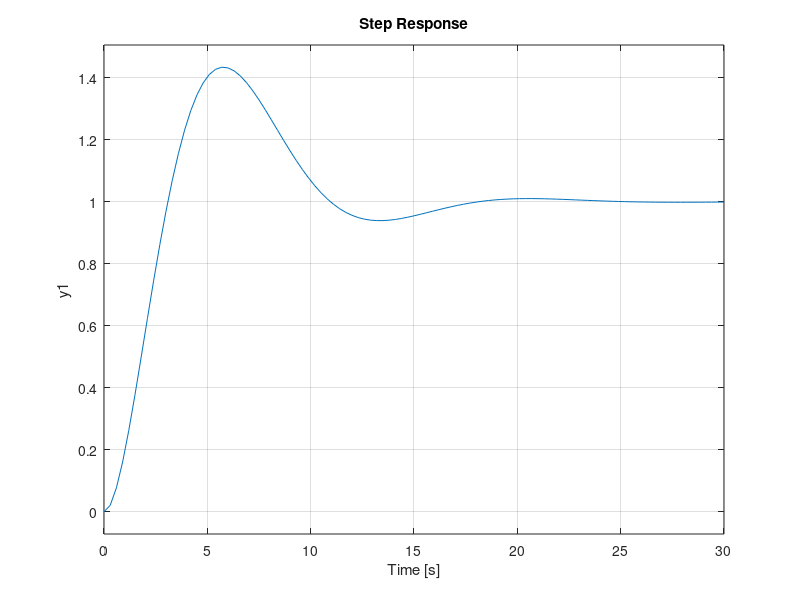

This chart was generated by the following MATLAB code: (Note: this script raises an error after producing the figure.)
Hf = tf(2,conv([10,1],[1,1]));
T_sigma = 1;
Hd = tf([4*T_sigma,1],conv([8*T_sigma^2,0,0],[T_sigma,1]));
Hc = Hd/Hf;
zpk(Hc)
Ho = feedback(Hd,1);
% wn = 1/sqrt(2)/T_sigma;
% tita = 1/sqrt(2);
ts = 13*T_sigma;

step(Ho);
t = 0:0.01:10;
figure, lsim(t,t,t,Ho);
figure, bode(Hd);